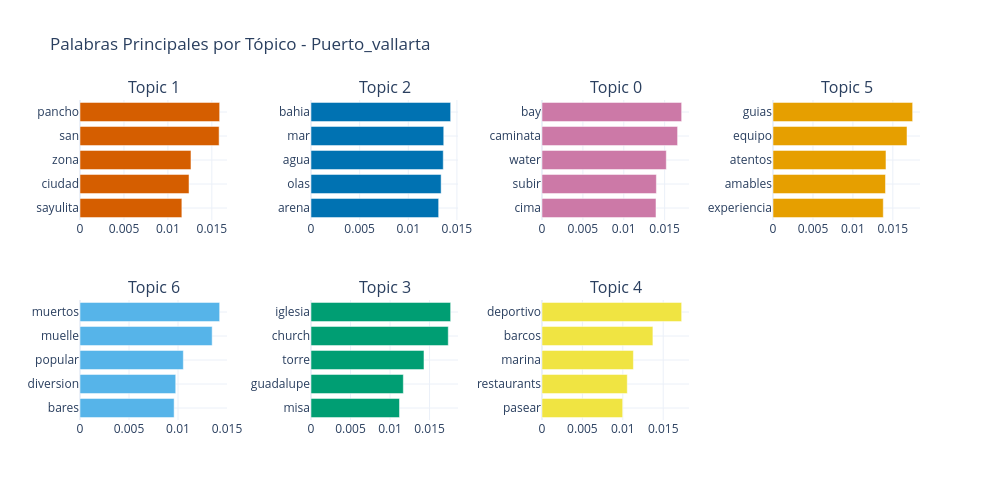
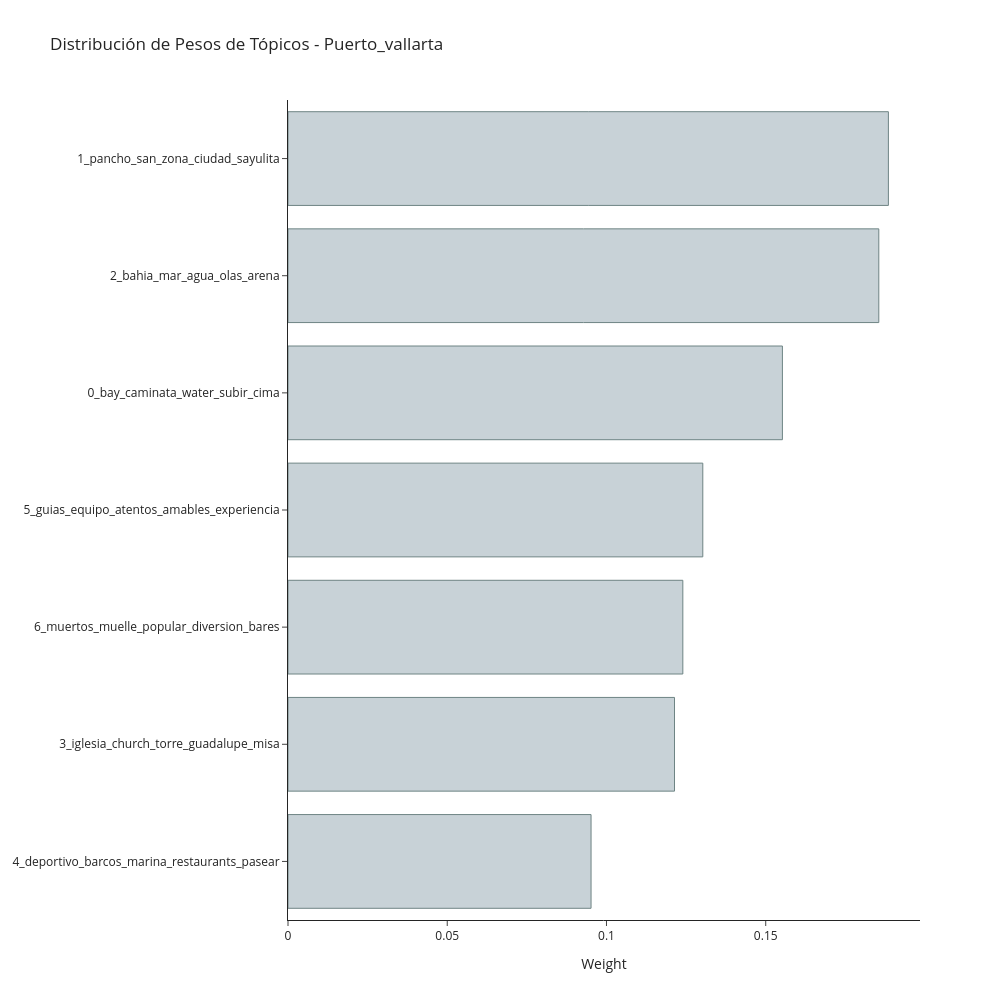
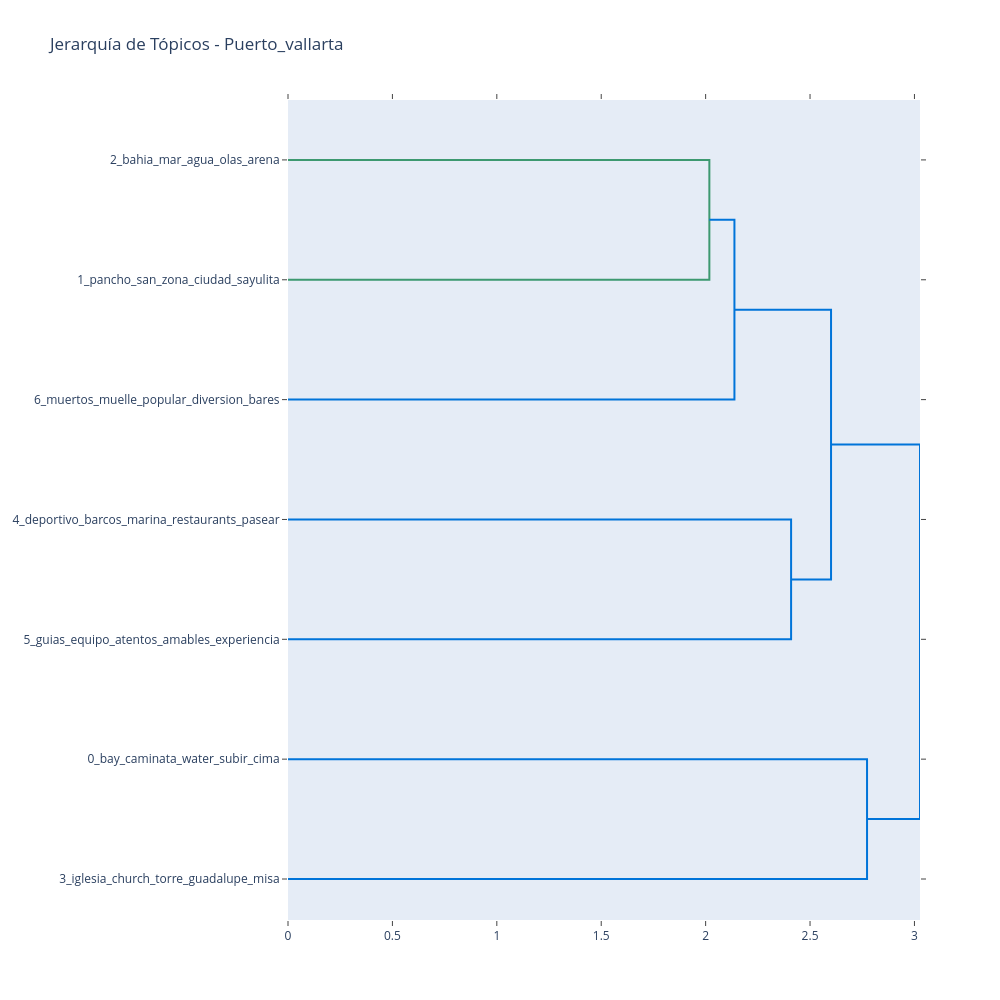

Write notebook code for charts like these, in order.
### Code cell
# ===== VISUALIZACIONES ESPECÍFICAS DE FASTOPIC =====

# Generar visualización de tópicos
fig_topics = topic_model.visualize_topic(top_n=min(8, len(topic_info)))
fig_topics.update_layout(title=f"Palabras Principales por Tópico - {CIUDAD_ANALIZAR}")
fig_topics.show()

# Generar visualización de pesos de tópicos
fig_weights = topic_model.visualize_topic_weights(top_n=min(10, len(topic_info)))
fig_weights.update_layout(title=f"Distribución de Pesos de Tópicos - {CIUDAD_ANALIZAR}")
fig_weights.show()

# Generar jerarquía de tópicos si hay suficientes
if len(topic_info) >= 3:
    fig_hierarchy = topic_model.visualize_topic_hierarchy()
    fig_hierarchy.update_layout(title=f"Jerarquía de Tópicos - {CIUDAD_ANALIZAR}")
    fig_hierarchy.show()

print(f"\n📋 Resumen del modelado FASTopic:")
print(f"✅ Textos analizados: {len(texts)}")
print(f"🎯 Tópicos encontrados: {len(topic_info)}")
print(f"⏱️ Tiempo de entrenamiento: {tiempo_entrenamiento:.2f}s")
print(f"📊 Probabilidad promedio: {df_con_topicos['Probabilidad_Topico'].mean():.3f}")
print(f"📈 Distribución:")
for i, (topico, count) in enumerate(topico_counts.head(5).items()):
    print(f"   {i+1}. {topico}: {count} opiniones ({count/len(df_con_topicos)*100:.1f}%)")

### Figure 1 — Plotly figure (JSON) as saved in the notebook; plotly's stock layout.template omitted (floating-point values rounded to 4 significant figures)
{"data": [{"marker": {"color": "#D55E00"}, "orientation": "h", "type": "bar", "x": [0.01159, 0.0124, 0.01263, 0.01583, 0.01589], "xaxis": "x", "y": ["sayulita", "ciudad", "zona", "san", "pancho"], "yaxis": "y"}, {"marker": {"color": "#0072B2"}, "orientation": "h", "type": "bar", "x": [0.01312, 0.01338, 0.0136, 0.01365, 0.01436], "xaxis": "x2", "y": ["arena", "olas", "agua", "mar", "bahia"], "yaxis": "y2"}, {"marker": {"color": "#CC79A7"}, "orientation": "h", "type": "bar", "x": [0.01394, 0.01399, 0.0152, 0.01658, 0.01708], "xaxis": "x3", "y": ["cima", "subir", "water", "caminata", "bay"], "yaxis": "y3"}, {"marker": {"color": "#E69F00"}, "orientation": "h", "type": "bar", "x": [0.0138, 0.01408, 0.01414, 0.01678, 0.01748], "xaxis": "x4", "y": ["experiencia", "amables", "atentos", "equipo", "guias"], "yaxis": "y4"}, {"marker": {"color": "#56B4E9"}, "orientation": "h", "type": "bar", "x": [0.009604, 0.009766, 0.01054, 0.01349, 0.01425], "xaxis": "x5", "y": ["bares", "diversion", "popular", "muelle", "muertos"], "yaxis": "y5"}, {"marker": {"color": "#009E73"}, "orientation": "h", "type": "bar", "x": [0.0112, 0.01168, 0.01429, 0.01737, 0.01767], "xaxis": "x6", "y": ["misa", "guadalupe", "torre", "church", "iglesia"], "yaxis": "y6"}, {"marker": {"color": "#F0E442"}, "orientation": "h", "type": "bar", "x": [0.009985, 0.01055, 0.01131, 0.01372, 0.01728], "xaxis": "x7", "y": ["pasear", "restaurants", "marina", "barcos", "deportivo"], "yaxis": "y7"}], "layout": {"annotations": [{"font": {"size": 16}, "showarrow": false, "text": "Topic 1", "x": 0.0875, "xanchor": "center", "xref": "paper", "y": 1, "yanchor": "bottom", "yref": "paper"}, {"font": {"size": 16}, "showarrow": false, "text": "Topic 2", "x": 0.3625, "xanchor": "center", "xref": "paper", "y": 1, "yanchor": "bottom", "yref": "paper"}, {"font": {"size": 16}, "showarrow": false, "text": "Topic 0", "x": 0.6375, "xanchor": "center", "xref": "paper", "y": 1, "yanchor": "bottom", "yref": "paper"}, {"font": {"size": 16}, "showarrow": false, "text": "Topic 5", "x": 0.9125, "xanchor": "center", "xref": "paper", "y": 1, "yanchor": "bottom", "yref": "paper"}, {"font": {"size": 16}, "showarrow": false, "text": "Topic 6", "x": 0.0875, "xanchor": "center", "xref": "paper", "y": 0.375, "yanchor": "bottom", "yref": "paper"}, {"font": {"size": 16}, "showarrow": false, "text": "Topic 3", "x": 0.3625, "xanchor": "center", "xref": "paper", "y": 0.375, "yanchor": "bottom", "yref": "paper"}, {"font": {"size": 16}, "showarrow": false, "text": "Topic 4", "x": 0.6375, "xanchor": "center", "xref": "paper", "y": 0.375, "yanchor": "bottom", "yref": "paper"}], "height": 500, "hoverlabel": {"bgcolor": "white", "font": {"family": "Rockwell", "size": 16}}, "showlegend": false, "title": {"text": "Palabras Principales por Tópico - Puerto_vallarta"}, "width": 1000, "xaxis": {"anchor": "y", "domain": [0, 0.175], "showgrid": true}, "xaxis2": {"anchor": "y2", "domain": [0.275, 0.45], "showgrid": true}, "xaxis3": {"anchor": "y3", "domain": [0.55, 0.725], "showgrid": true}, "xaxis4": {"anchor": "y4", "domain": [0.825, 1], "showgrid": true}, "xaxis5": {"anchor": "y5", "domain": [0, 0.175], "showgrid": true}, "xaxis6": {"anchor": "y6", "domain": [0.275, 0.45], "showgrid": true}, "xaxis7": {"anchor": "y7", "domain": [0.55, 0.725], "showgrid": true}, "xaxis8": {"anchor": "y8", "domain": [0.825, 1], "showgrid": true}, "yaxis": {"anchor": "x", "domain": [0.625, 1], "showgrid": true}, "yaxis2": {"anchor": "x2", "domain": [0.625, 1], "showgrid": true}, "yaxis3": {"anchor": "x3", "domain": [0.625, 1], "showgrid": true}, "yaxis4": {"anchor": "x4", "domain": [0.625, 1], "showgrid": true}, "yaxis5": {"anchor": "x5", "domain": [0, 0.375], "showgrid": true}, "yaxis6": {"anchor": "x6", "domain": [0, 0.375], "showgrid": true}, "yaxis7": {"anchor": "x7", "domain": [0, 0.375], "showgrid": true}, "yaxis8": {"anchor": "x8", "domain": [0, 0.375], "showgrid": true}}}

### Figure 2 — Plotly figure (JSON) as saved in the notebook; plotly's stock layout.template omitted (floating-point values rounded to 4 significant figures)
{"data": [{"marker": {"color": "#C8D2D7", "line": {"color": "#6E8484", "width": 1}}, "orientation": "h", "type": "bar", "x": [0.09515, 0.1214, 0.124, 0.1302, 0.1552, 0.1855, 0.1885], "y": ["4_deportivo_barcos_marina_restaurants_pasear", "3_iglesia_church_torre_guadalupe_misa", "6_muertos_muelle_popular_diversion_bares", "5_guias_equipo_atentos_amables_experiencia", "0_bay_caminata_water_subir_cima", "2_bahia_mar_agua_olas_arena", "1_pancho_san_zona_ciudad_sayulita"]}], "layout": {"height": 1000, "hoverlabel": {"bgcolor": "white", "font": {"family": "Rockwell", "size": 16}}, "title": {"text": "Distribución de Pesos de Tópicos - Puerto_vallarta"}, "width": 1000, "xaxis": {"title": {"text": "Weight"}}}}

### Figure 3 — Plotly figure (JSON) as saved in the notebook; plotly's stock layout.template omitted (floating-point values rounded to 4 significant figures)
{"data": [{"hoverinfo": "text", "marker": {"color": "rgb(61,153,112)"}, "mode": "lines", "type": "scatter", "x": [0.0, 2.018, 2.018, 0.0], "xaxis": "x", "y": [-5.0, -5.0, -15.0, -15.0], "yaxis": "y"}, {"hoverinfo": "text", "marker": {"color": "rgb(0,116,217)"}, "mode": "lines", "type": "scatter", "x": [2.018, 2.138, 2.138, 0.0], "xaxis": "x", "y": [-10.0, -10.0, -25.0, -25.0], "yaxis": "y"}, {"hoverinfo": "text", "marker": {"color": "rgb(0,116,217)"}, "mode": "lines", "type": "scatter", "x": [0.0, 2.409, 2.409, 0.0], "xaxis": "x", "y": [-35.0, -35.0, -45.0, -45.0], "yaxis": "y"}, {"hoverinfo": "text", "marker": {"color": "rgb(0,116,217)"}, "mode": "lines", "type": "scatter", "x": [2.138, 2.601, 2.601, 2.409], "xaxis": "x", "y": [-17.5, -17.5, -40.0, -40.0], "yaxis": "y"}, {"hoverinfo": "text", "marker": {"color": "rgb(0,116,217)"}, "mode": "lines", "type": "scatter", "x": [0.0, 2.773, 2.773, 0.0], "xaxis": "x", "y": [-55.0, -55.0, -65.0, -65.0], "yaxis": "y"}, {"hoverinfo": "text", "marker": {"color": "rgb(0,116,217)"}, "mode": "lines", "type": "scatter", "x": [2.601, 3.027, 3.027, 2.773], "xaxis": "x", "y": [-28.75, -28.75, -60.0, -60.0], "yaxis": "y"}], "layout": {"autosize": false, "height": 1000, "hovermode": "closest", "showlegend": false, "title": {"text": "Jerarquía de Tópicos - Puerto_vallarta"}, "width": 1000, "xaxis": {"mirror": "allticks", "rangemode": "tozero", "showgrid": false, "showline": true, "showticklabels": true, "ticks": "outside", "type": "linear", "zeroline": false}, "yaxis": {"mirror": "allticks", "rangemode": "tozero", "showgrid": false, "showline": true, "showticklabels": true, "tickmode": "array", "ticks": "outside", "ticktext": ["2_bahia_mar_agua_olas_arena", "1_pancho_san_zona_ciudad_sayulita", "6_muertos_muelle_popular_diversion_bares", "4_deportivo_barcos_marina_restaurants_pasear", "5_guias_equipo_atentos_amables_experiencia", "0_bay_caminata_water_subir_cima", "3_iglesia_church_torre_guadalupe_misa"], "tickvals": [-5, -15, -25, -35, -45, -55, -65], "type": "linear", "zeroline": false}}}
